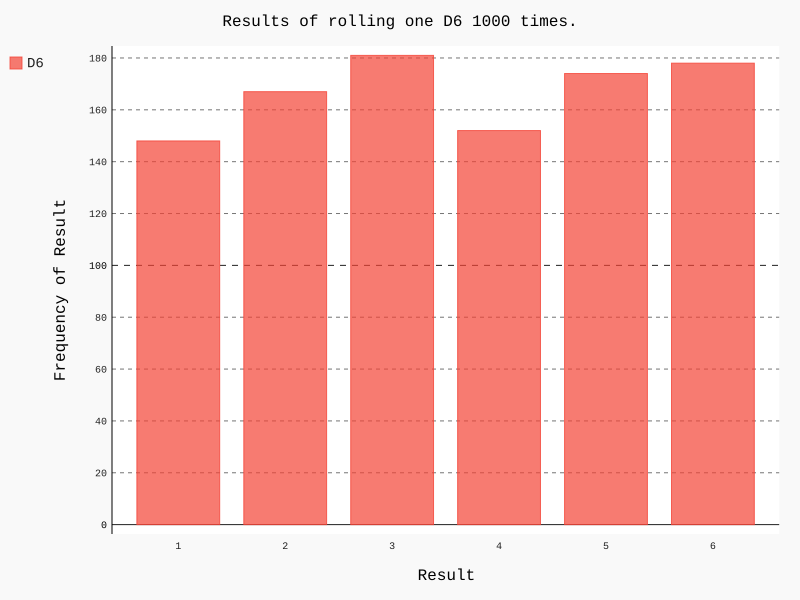

Python code for this plot:
from die import Dice
import pygal

d = Dice()

results = []
for n in range(1000):
    result = d.roll()
    results.append(result)
    
frequencies = []

for value in range(1, d.num_sides+1):
    f = results.count(value)
    frequencies.append(f)

hist = pygal.Bar()

hist.title = "Results of rolling one D6 1000 times."
hist.x_labels = ['1', '2', '3', '4', '5', '6']
hist.x_title = "Result"
hist.y_title = "Frequency of Result"
hist.add('D6', frequencies)
hist.render_to_file('die_visual.svg')
